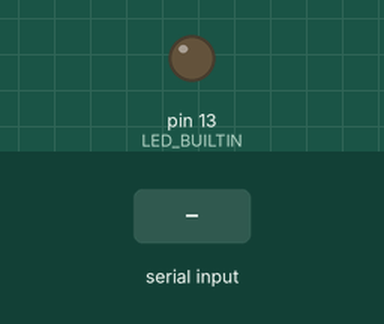
This sketch was run on a simulated Arduino Uno, built with avr-gcc and run on an emulated ATmega328P. Parts: output pins drawn as LEDs (lit = HIGH). Inputs (shaded band) come from the test bench. What the sketch prints to the serial monitor is not drawn.

Above: at 1.2 s.
1.3 s: "1" received over the second serial link
Timing chart, 0 to 4.3 s (numbered marks = the images above; inputs shaded):
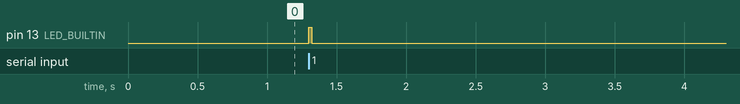

The sketch:

kvm_bridge_328p.ino
```cpp
// Uno KVM — byte bridge for the Uno R3's ATmega328P.
//
// The laptop's CH340 USB-TTL adapter is wired to D2/D3 (SoftwareSerial); the
// 328P's hardware UART (D0/D1) is wired on the board to the ATmega16U2, which
// runs kvm_hid_16u2. This sketch only relays bytes in both directions.
// Upload with board "HoodLoader2 Uno" once HoodLoader2 is on the 16U2.
//
//   CH340 TXD -> D2 (RX)      CH340 RXD <- D3 (TX)      CH340 GND -- GND
//   (do NOT connect the CH340's VCC pin)
//
// D13 (built-in LED) flickers on traffic — a quick wiring check.

#include <SoftwareSerial.h>

#define BAUD 38400
#define PIN_RX 2   // from CH340 TXD
#define PIN_TX 3   // to   CH340 RXD

SoftwareSerial link(PIN_RX, PIN_TX);
static unsigned long ledOffAt = 0;

static inline void blip() { digitalWrite(LED_BUILTIN, HIGH); ledOffAt = millis() + 20; }

void setup() {
  pinMode(LED_BUILTIN, OUTPUT);
  Serial.begin(BAUD);   // to the 16U2
  link.begin(BAUD);     // to the laptop
}

void loop() {
  while (link.available()) { Serial.write((uint8_t)link.read()); blip(); }
  while (Serial.available()) { link.write((uint8_t)Serial.read()); blip(); }
  if (ledOffAt && (long)(millis() - ledOffAt) >= 0) { digitalWrite(LED_BUILTIN, LOW); ledOffAt = 0; }
}
```

Measured:
- after the input at 1.3 s, pin 13 (LED_BUILTIN): LOW → HIGH at once, → LOW 0.02 s later
